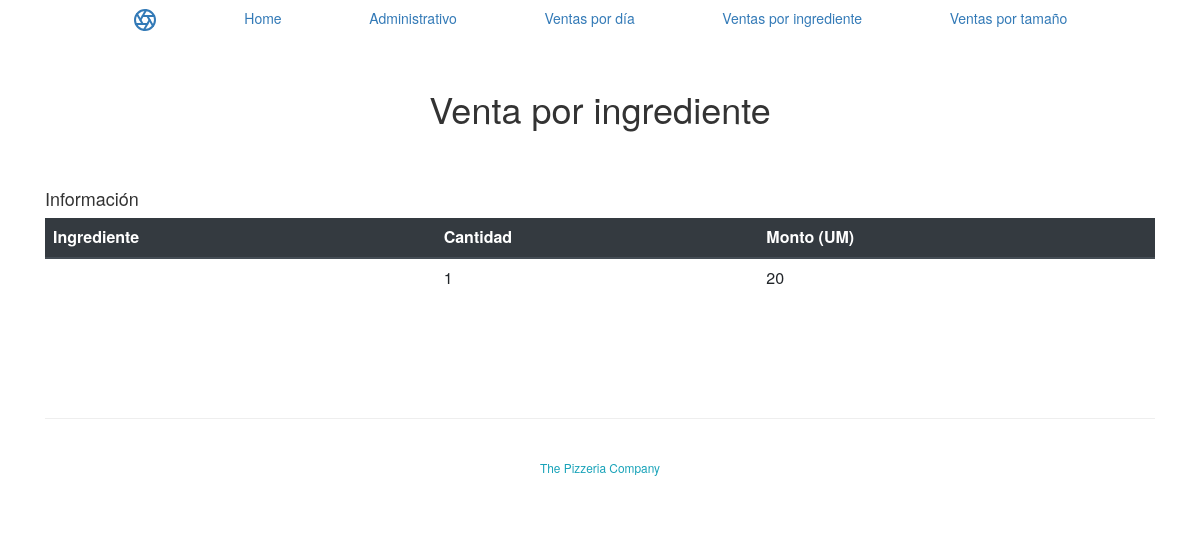
Before: /pedidos/administracion/cliente/ with the older database file.
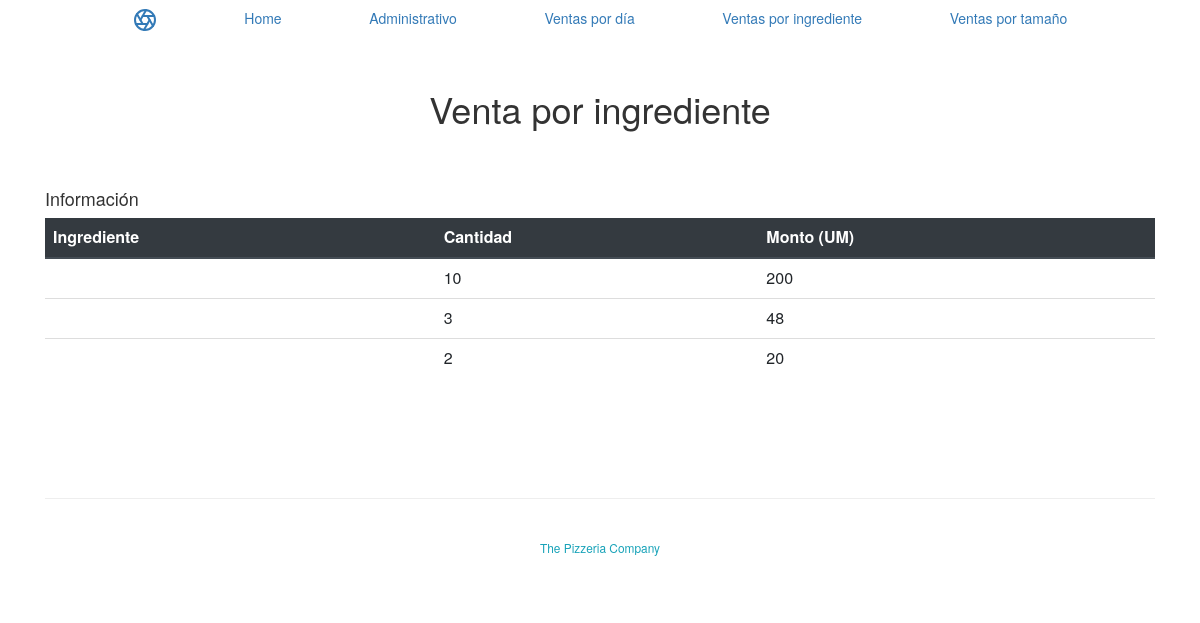
After: the same page with the newer database file.
### pedidos/models.py (models this page shows, shortened)
class Pedido(models.Model):
    pedido_id = models.AutoField(primary_key=True)
    fecha_pedido = models.DateField('Fecha pedido')
    nombre_cliente = models.CharField(max_length=200)

### pedidos/views.py (the view)
# urls.py: path('administracion/cliente/', views.venta_cliente, name='venta_cliente'),
def venta_cliente(request):
    raw_query = '''
                select pedidos_pedido.pedido_id,
                pedidos_tamano.nombre_tamano,
                count(pedidos_pizza.tamano_id_id) Cantidad,
                count(pedidos_pizza.tamano_id_id) * pedidos_tamano.costo_tamano Monto
                from  pedidos_pedido , pedidos_pizza, pedidos_tamano
                where pedidos_pizza.pedido_id_id = pedidos_pedido.pedido_id and
                pedidos_pizza.tamano_id_id = pedidos_tamano.tamano_id
                group by pedidos_tamano.nombre_tamano
        '''
    results = Pedido.objects.raw(raw_query)
    return render(request, 'pedidos/venta_cliente.html', {'resultado': results})

### pedidos/templates/pedidos/venta_cliente.html (shortened to what this page needs)
<html>
    <head>
       {% load bootstrap4 %}
       {% bootstrap_css %}
       <link href="//cdnjs.cloudflare.com/ajax/libs/twitter-bootstrap/3.3.7/css/bootstrap.css" rel="stylesheet"/>
       <link href="//cdnjs.cloudflare.com/ajax/libs/bootstrap-datetimepicker/4.17.37/css/bootstrap-datetimepicker.css" rel="stylesheet"/>
    </head>
    <body>
        <nav class="site-header py-1">
            <div class="container d-flex flex-column flex-md-row justify-content-between">
                <a class="py-2" href="{% url 'pedidos:index' %}">
                </a>
                <a class="py-2 d-none d-md-inline-block" href="{% url 'pedidos:index' %}">Home</a>
                <a class="py-2 d-none d-md-inline-block" href="{% url 'pedidos:administracion' %}">Administrativo</a>
                <a class="py-2 d-none d-md-inline-block" href="{% url 'pedidos:hoy' %}">Ventas por día</a>
                <a class="py-2 d-none d-md-inline-block" href="{% url 'pedidos:venta_ingrediente' %}">Ventas por ingrediente</a>
                <a class="py-2 d-none d-md-inline-block" href="{% url 'pedidos:venta_tamano' %}">Ventas por tamaño</a>
            </div>
            </nav>
<div class="container py-5">
    <div class="row">
        <div class="col-md-12">
            <h1 class="text-center mb-5">Venta por ingrediente</h1>
            <div>
               <br>
               <h4>Información </h4>
                   <table class="table">
                    <thead class="thead-dark">
                      <tr>
                        <th scope="col">Ingrediente</th>
                        <th scope="col">Cantidad</th>
                        <th scope="col">Monto (UM)</th>
                      </tr>
                    </thead>
                    <tbody>
                        {% for i in resultado %}
                        <tr>
                        <td>{{i.nombre_ingrediente}}</td>
                        <td>{{i.Cantidad}}</td>
                        <td>{{i.Monto}}</td>
                    </tr>
                    {% endfor %}
                    </tbody>
                </table>
            </div>
        <br><br><br><br>
        </div>
    </div>
    <hr>
    <p class="text-center"><br>
        <a class="small text-info d-inline-block" >The Pizzeria Company</a>
    </p>
</div>
    </body>
  </html>

Changed rows visible on the page:
computed for Pedido (number 1 of 3 on the later page): Cantidad "1" → "10"; Monto "20" → "200"
added Pedido: Cantidad "3", Monto "48"
now on this page (row unchanged): Pedido: Cantidad "2", Monto "20"
